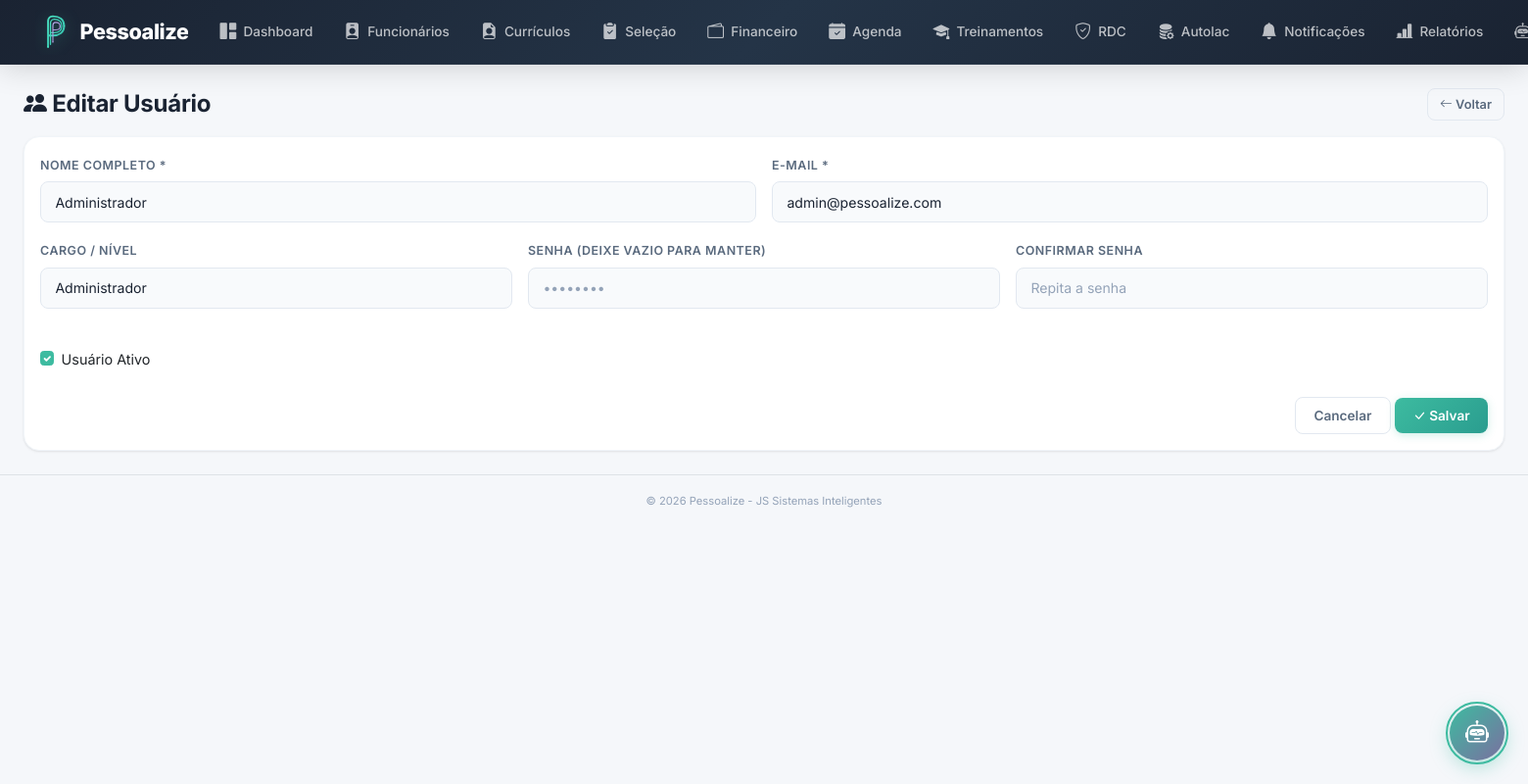
Page /index.php?module=usuarios&action=form&id=1 (signed in) on the committed database.
### tables this page shows
CREATE TABLE IF NOT EXISTS usuarios (
    id INT AUTO_INCREMENT PRIMARY KEY,
    nome VARCHAR(100) NOT NULL,
    email VARCHAR(150) NOT NULL UNIQUE,
    senha VARCHAR(255) NOT NULL,
    cargo VARCHAR(50) DEFAULT 'operador',
    ativo TINYINT(1) DEFAULT 1,
    criado_em DATETIME DEFAULT CURRENT_TIMESTAMP,
    atualizado_em DATETIME DEFAULT CURRENT_TIMESTAMP ON UPDATE CURRENT_TIMESTAMP
);

### core/Database.php (called while the page is built, shortened)
<?php
class Database {
    private static $instance = null;
    private $pdo;
    private function __construct() {
        try {
            $dsn = 'mysql:host=' . DB_HOST . ';dbname=' . DB_NAME . ';charset=' . DB_CHARSET;
            $this->pdo = new PDO($dsn, DB_USER, DB_PASS, [
                PDO::ATTR_ERRMODE => PDO::ERRMODE_EXCEPTION,
                PDO::ATTR_DEFAULT_FETCH_MODE => PDO::FETCH_ASSOC,
                PDO::ATTR_EMULATE_PREPARES => false,
            ]);
        } catch (PDOException $e) {
            die('Erro na conexão com o banco de dados. Verifique as configurações.');
        }
    }
    public static function getInstance() {
        if (self::$instance === null) {
            self::$instance = new self();
        }
        return self::$instance;
    }
    public function query($sql, $params = []) {
        $stmt = $this->pdo->prepare($sql);
        $stmt->execute($params);
        return $stmt;
    }
    public function fetch($sql, $params = []) {
        return $this->query($sql, $params)->fetch();
    }
}

### core/helpers.php (called while the page is built, shortened)
<?php
function e($string) {
    return htmlspecialchars($string ?? '', ENT_QUOTES, 'UTF-8');
}

### modules/usuarios/form.php (the view, shortened to what this page needs)
<?php
$db = Database::getInstance();
$usuario = null;
$isEdit = false;
if ($id) {
    $usuario = $db->fetch("SELECT * FROM usuarios WHERE id = ?", [$id]);
    $isEdit = true;
}
$u = $usuario ?? [];
?>
<div class="d-flex justify-content-between align-items-center mb-3">
    <h4 class="fw-bold mb-0">
        <i class="bi bi-people-fill"></i>
        <?= $isEdit ? 'Editar Usuário' : 'Novo Usuário' ?>
    </h4>
    <a href="index.php?module=usuarios" class="btn btn-outline-secondary btn-sm"><i class="bi bi-arrow-left"></i> Voltar</a>
</div>
<div class="card">
    <div class="card-body">
        <form method="POST" action="index.php?module=usuarios&action=form<?= $isEdit ? '&id='.$id : '' ?>">
            <div class="row g-3 mb-4">
                <div class="col-md-6">
                    <label class="form-label">Nome Completo *</label>
                    <input type="text" name="nome" class="form-control" value="<?= e($u['nome'] ?? '') ?>" required placeholder="Nome do usuário">
                </div>
                <div class="col-md-6">
                    <label class="form-label">E-mail *</label>
                    <input type="email" name="email" class="form-control" value="<?= e($u['email'] ?? '') ?>" required placeholder="usuario@email.com">
                </div>
                <div class="col-md-4">
                    <label class="form-label">Cargo / Nível</label>
                    <select name="cargo" class="form-select">
                        <option value="admin" <?= ($u['cargo'] ?? '') === 'admin' ? 'selected' : '' ?>>Administrador</option>
                    </select>
                </div>
                <div class="col-md-4">
                    <label class="form-label">Senha <?= $isEdit ? '(deixe vazio para manter)' : '*' ?></label>
                    <input type="password" name="senha" class="form-control" <?= $isEdit ? '' : 'required' ?> placeholder="<?= $isEdit ? '••••••••' : 'Mínimo 6 caracteres' ?>" minlength="6" autocomplete="new-password">
                </div>
                <div class="col-md-4">
                    <label class="form-label">Confirmar Senha</label>
                    <input type="password" name="senha_confirm" class="form-control" placeholder="Repita a senha" autocomplete="new-password">
                </div>
                <div class="col-md-4">
                    <div class="form-check mt-4">
                        <input class="form-check-input" type="checkbox" name="ativo" id="ativoCheck" <?= ($u['ativo'] ?? 1) ? 'checked' : '' ?>>
                        <label class="form-check-label" for="ativoCheck">Usuário Ativo</label>
                    </div>
                </div>
            </div>
            <div class="text-end">
                <a href="index.php?module=usuarios" class="btn btn-outline-secondary">Cancelar</a>
                <button type="submit" class="btn btn-pessoalize"><i class="bi bi-check-lg"></i> Salvar</button>
            </div>
        </form>
    </div>
</div>

### assets/css/style.css (style rules this page uses)
:root { --primary: #3DBBA0; --primary-light: #5CD4B8; --primary-dark: #2A9D8F; --primary-glow: rgba(61, 187, 160, 0.15); --secondary: #9B8EC4; --secondary-light: #B5A9D6; --accent: #7B6FA0; --success: #10b981; --success-light: rgba(16, 185, 129, 0.1); --danger: #ef4444; --danger-light: rgba(239, 68, 68, 0.1); --warning: #f59e0b; --warning-light: rgba(245, 158, 11, 0.1); --info: #06b6d4; --info-light: rgba(6, 182, 212, 0.1); --bg-body: #f5f7fa; --bg-card: #ffffff; --bg-navbar: linear-gradient(135deg, #1A2332 0%, #243447 50%, #1A2332 100%); --bg-input: #f8fafc; --text-primary: #1A2332; --text-secondary: #5a6a7e; --text-muted: #94a3b8; --text-white: #ffffff; --border: #e2e8f0; --border-light: #f1f5f9; --shadow-sm: 0 1px 2px rgba(0,0,0,0.04); --shadow: 0 1px 3px rgba(0,0,0,0.06), 0 1px 2px rgba(0,0,0,0.04); --shadow-md: 0 4px 6px -1px rgba(0,0,0,0.07), 0 2px 4px -1px rgba(0,0,0,0.04); --shadow-lg: 0 10px 25px -3px rgba(0,0,0,0.08), 0 4px 6px -2px rgba(0,0,0,0.04); --shadow-xl: 0 20px 40px -5px rgba(0,0,0,0.1); --radius-sm: 8px; --radius: 12px; --radius-lg: 16px; --radius-xl: 20px; --radius-full: 9999px; --transition: all 0.25s cubic-bezier(0.4, 0, 0.2, 1); --transition-fast: all 0.15s ease; }
*, *::before, *::after { box-sizing: border-box; }
body { font-family: 'Inter', -apple-system, BlinkMacSystemFont, 'Segoe UI', Roboto, sans-serif; background-color: var(--bg-body); color: var(--text-primary); line-height: 1.6; font-size: 0.9rem; -webkit-font-smoothing: antialiased; }
h1, h2, h3, h4, h5, h6 { font-weight: 700; color: var(--text-primary); letter-spacing: -0.01em; }
a { color: var(--primary); text-decoration: none; transition: var(--transition-fast); }
.card { background: var(--bg-card); border: 1px solid var(--border-light); border-radius: var(--radius-lg); box-shadow: var(--shadow); transition: var(--transition); overflow: hidden; }
.btn { font-weight: 600; font-size: 0.85rem; border-radius: var(--radius-sm); padding: 0.5rem 1.15rem; transition: var(--transition); }
.btn-sm { padding: 0.35rem 0.75rem; font-size: 0.8rem; }
.btn-pessoalize { background: linear-gradient(135deg, var(--primary) 0%, var(--primary-dark) 100%); border: none; color: var(--text-white); box-shadow: 0 2px 8px rgba(61, 187, 160, 0.25); }
.btn-outline-secondary { color: var(--text-secondary); border-color: var(--border); }
.form-label { font-weight: 600; font-size: 0.78rem; color: var(--text-secondary); text-transform: uppercase; letter-spacing: 0.04em; margin-bottom: 0.4rem; }
.form-control, .form-select { border: 1.5px solid var(--border); border-radius: var(--radius-sm); padding: 0.6rem 0.9rem; font-size: 0.88rem; color: var(--text-primary); background: var(--bg-input); transition: var(--transition); }
.form-control::placeholder { color: var(--text-muted); }
.form-check-input:checked { background-color: var(--primary); border-color: var(--primary); }

### rows in the picture
usuarios: nome "Administrador", email "admin@pessoalize.com", cargo "Administrador", ativo "☑"

### other values in the picture
APP_NAME "Pessoalize"
